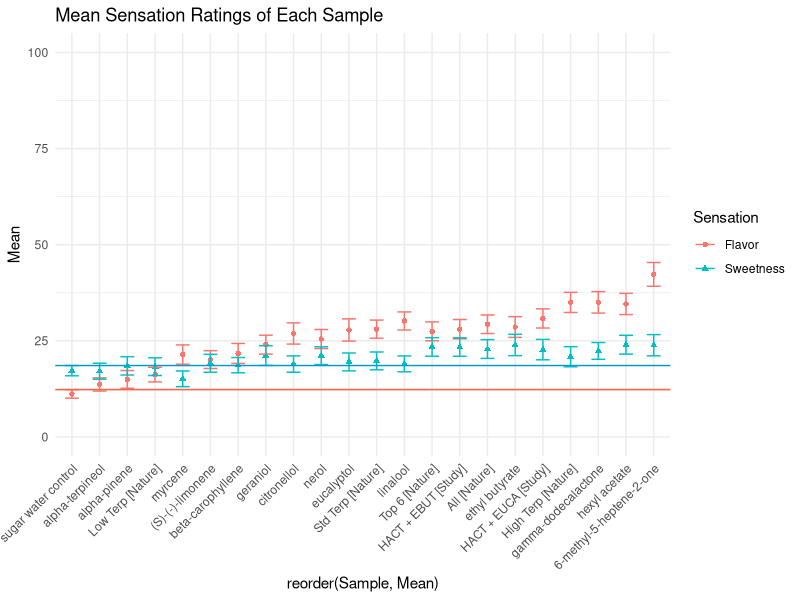
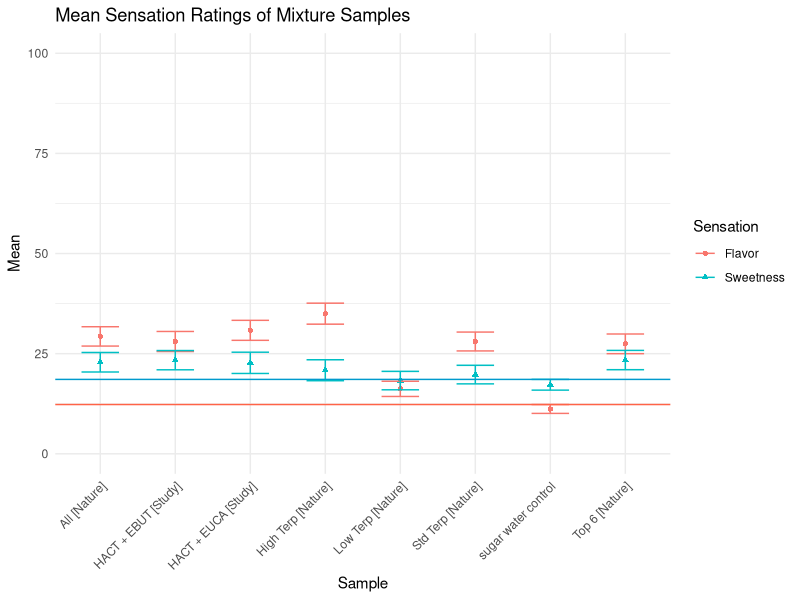
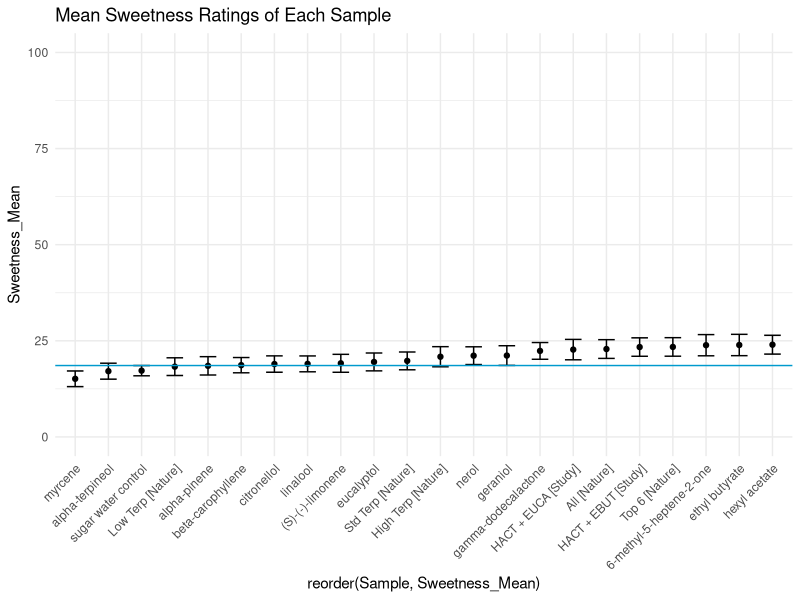
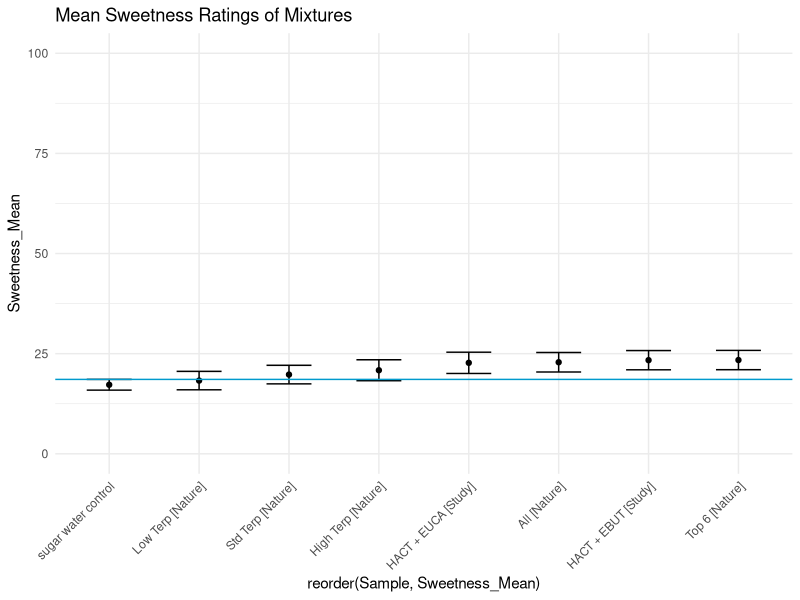
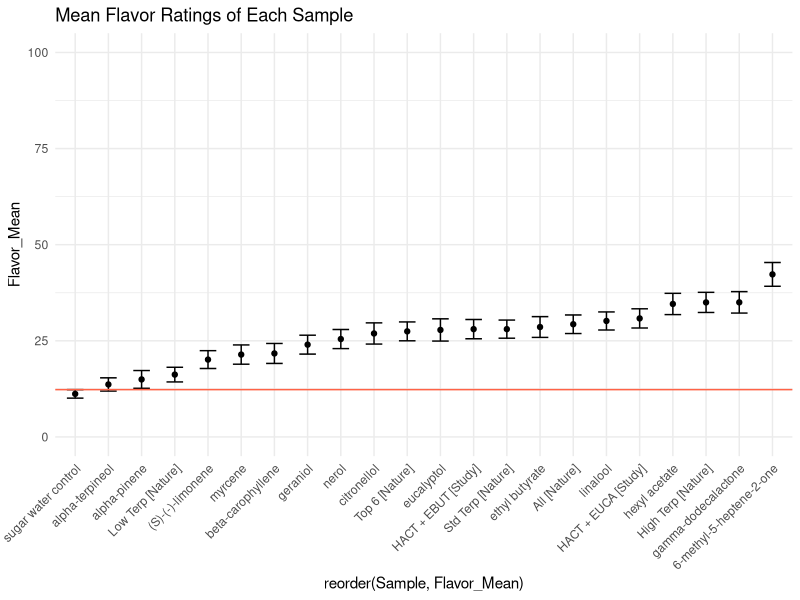
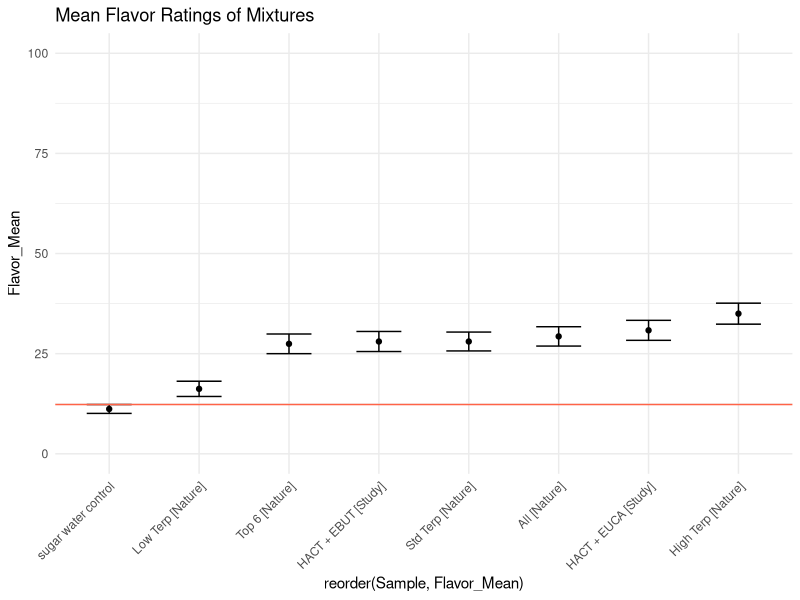
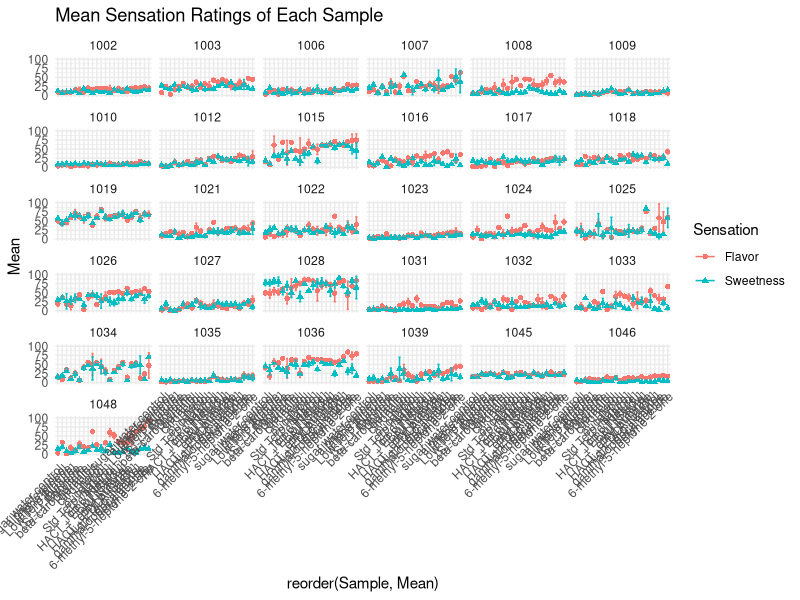
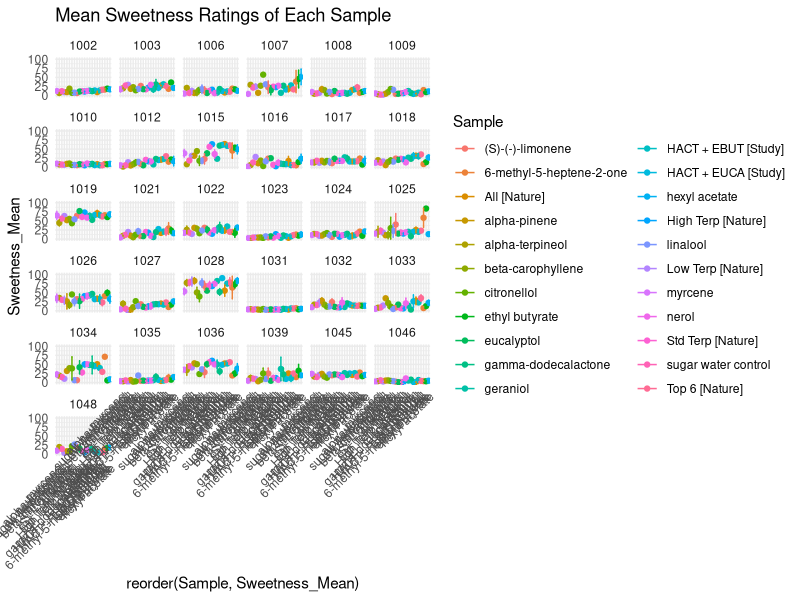

Generate these figures, in order, with R: (Note: this script raises an error after producing the figures.)
## ---- chunk 1
knitr::opts_chunk$set(echo = TRUE)
## ---- chunk 2

library(tidyverse)
library(readxl)
library(ggplot2)
library(lubridate)

## ---- chunk 3

## Read in and combine data

## Training data on remembered sensations
Training.df<- read_excel("data/SEV_v2_-_Training_-_Raw_Data.xlsx", sheet = 4, skip = 3) %>%
  rename(Rating = `Please mark the perceived intensity of {{sample_name}} exactly as you recorded it on your paper sheet.`) %>%
  mutate(Session = 1) %>%
  bind_rows(read_excel("data/SEV_v2_-_Training_refresher_for_sess_2_-_Raw_Data.xlsx", sheet = 4, skip = 3) %>%
              rename(Rating = `Please mark the perceived intensity of {{sample_name}} on the scale below.(You may also mark them on your paper scale if you would like but it is not required.)`) %>%
              mutate(Session = 2)) %>%
    bind_rows(read_excel("data/SEV_v2_-_Refresher_for_session_3_-_Raw_Data.xlsx", sheet = 4, skip = 3) %>%
              rename(Rating = `Please mark the perceived intensity of {{sample_name}} on the scale below.(You may also mark them on your paper scale if you would like but it is not required.)`) %>%
              mutate(Session = 3)) %>%
  rename(SampleName = `Sample Name`) %>%
  transmute(SubjectCode = `Participant Code`,
            SampleName,
            Rating,
            Session) %>%
  separate(SampleName, into = c("SampleCode", "Sample"), sep = ". ", extra = "merge") %>%
  mutate(RatingType = "Training") %>%
  filter(!(SubjectCode %in% c(1080, 1130)))


## Test sample data

## Due to the way the tests were set up in RedJade, the subject code in sessions 2 and 3 do not reflect the true numbers.
## Session data is read in separately so that subject codes can be corrected in session 2 and 3 data before data is combined.

## Read Session 1 data into temporary df
temp1 <- read_excel("data/SEV_v2_-_Session_1_-_Raw_Data.xlsx", sheet = 3, skip = 3) %>%
 transmute(SubjectCode = `Participant Code`, 
           SampleName = `Sample Name`,
           Rep = `Repetition`,
           SweetRating = `Please take a sip of sample {{sample_code}} and rate the intensity of sweetness only.Sweetness:  the pleasant taste sensation typically produced by sugars (such as sucrose or glucose)`,
           FlavRating = `Please take a sip of sample {{sample_code}} and rate the intensity of flavor only.Flavor: the combined effect of taste sensations, aromas, and chemical feeling factors (e.g. burn of a chili, cooling of menthol) in the mouth.`,
           ServeOrder = `Position`,
           StartTime = `Start Time (UTC)`,
           EndTime = `End Time (UTC)`) %>%
  mutate(Session = 1) %>%
  filter(!(SubjectCode %in% c(1080, 1130))) #1080 is Emily's session 1, 1130 was checking the test worked
  
## Read in Session 2 data into temporary df, correct subject codes
temp2 <- read_excel("data/SEV_v2_-_Session_2_-_Raw_Data.xlsx", sheet = 4, skip = 3) %>%
  pivot_wider(names_from = `Participant Code`, names_prefix = "Sub", values_from = `Participant Code`) %>%
  transmute(`SubjectCode` = case_when(Sub1011 == 1011 ~ 1002,
                                  Sub1008 == 1008 ~ 1003, 
                                  Sub1021 == 1021 ~ 1006, 
                                  Sub1037 == 1037 ~ 1007, 
                                  Sub1007 == 1007 ~ 1008, 
                                  Sub1012 == 1012 ~ 1009, 
                                  Sub1015 == 1015 ~ 1010, 
                                  Sub1022 == 1022 ~ 1012, 
                                  Sub1016 == 1016 ~ 1015, 
                                  Sub1014 == 1014 ~ 1016, 
                                  Sub1027 == 1027 ~ 1017, 
                                  Sub1029 == 1029 ~ 1018, 
                                  Sub1009 == 1009 ~ 1019, 
                                  Sub1030 == 1030 ~ 1021, 
                                  Sub1017 == 1017 ~ 1022, 
                                  Sub1020 == 1020 ~ 1023, 
                                  Sub1031 == 1031 ~ 1024, 
                                  Sub1005 == 1005 ~ 1025, 
                                  Sub1013 == 1013 ~ 1026, 
                                  Sub1035 == 1035 ~ 1027, 
                                  Sub1019 == 1019 ~ 1028, 
                                  Sub1010 == 1010 ~ 1031, 
                                  Sub1003 == 1003 ~ 1032, 
                                  Sub1004 == 1004 ~ 1033, 
                                  Sub1028 == 1028 ~ 1034, 
                                  Sub1025 == 1025 ~ 1035, 
                                  Sub1018 == 1018 ~ 1036, 
                                  Sub1033 == 1033 ~ 1037, 
                                  Sub1023 == 1023 ~ 1039, 
                                  Sub1032 == 1032 ~ 1040, 
                                  Sub1038 == 1038 ~ 1045, 
                                  Sub1034 == 1034 ~ 1046, 
                                  Sub1006 == 1006 ~ 1048, 
                                  TRUE ~ 0000),
            SampleName = `Sample Name`,
            Rep = `Repetition`,
            SweetRating = `Please take a sip of sample {{sample_code}} and rate the intensity of sweetness only.Sweetness:  the pleasant taste sensation typically produced by sugars (such as sucrose or glucose)`,
            FlavRating = `Please take a sip of sample {{sample_code}} and rate the intensity of flavor only.Flavor: the combined effect of taste sensations, aromas, and chemical feeling factors (e.g. burn of a chili, cooling of menthol) in the mouth.`,
            ServeOrder = `Position`,
            StartTime = `Start Time (UTC)`,
            EndTime = `End Time (UTC)`) %>%
  mutate(Session = 2)

##### PARTICPANT CODES FOR SESSION 3 ARE NOT ACCURATE, WILL UPDATE ONCE EVERYONE HAS ATTENDED
## Read in Session 3 data into temporary df, correct subject codes
temp3 <- read_excel("data/SEV_v2_-_Session_3_-_Raw_Data.xlsx", sheet = 5, skip = 3) %>%
  pivot_wider(names_from = `Participant Code`, names_prefix = "Sub", values_from = `Participant Code`) %>%
  transmute(`SubjectCode` = case_when(Sub1021 == 1021 ~ 1002,
                                  Sub1010 == 1010 ~ 1003, 
                                  Sub1015 == 1015 ~ 1006, 
                                  Sub1008 == 1008 ~ 1007, 
                                  Sub1007 == 1007 ~ 1008, 
                                  Sub1027 == 1027~ 1009, 
                                  Sub1006 == 1006 ~ 1010, 
                                  Sub1030 == 1030 ~ 1012, 
                                  Sub1014 == 1014 ~ 1015, 
                                  Sub1018 == 1018 ~ 1016, 
                                  Sub1017 == 1017 ~ 1017, 
                                  Sub1016 == 1016 ~ 1018, 
                                  Sub1012 == 1012~ 1019, 
                                  Sub1022 == 1022 ~ 1021, 
                                  Sub1026 == 1026 ~ 1022, 
                                  Sub1009 == 1009 ~ 1023, 
                                  Sub1029 == 1029 ~ 1024, 
                                  Sub1028 == 1028 ~ 1025, 
                                  Sub1025 == 1025 ~ 1026, 
                                  Sub1032 == 1032 ~ 1027, 
                                  Sub1002 == 1002 ~ 1028, 
                                  Sub1011 == 1011 ~ 1031, 
                                  Sub1003 == 1003 ~ 1032, 
                                  Sub1004 == 1004 ~ 1033, 
                                  Sub1013 == 1013 ~ 1034, 
                                  Sub1023 == 1023 ~ 1035, 
                                  Sub1019 == 1019 ~ 1036, 
                                  Sub1020 == 1020 ~ 1039, 
                                  Sub1024 == 1024 ~ 1045, 
                                  Sub1031 == 1031 ~ 1046, 
                                  Sub1005 == 1005 ~ 1048, 
                                  TRUE ~ 0000),
            SampleName = `Sample Name`,
            Rep = `Repetition`,
            SweetRating = `Please take a sip of sample {{sample_code}} and rate the intensity of sweetness only.Sweetness:  the pleasant taste sensation typically produced by sugars (such as sucrose or glucose)`,
            FlavRating = `Please take a sip of sample {{sample_code}} and rate the intensity of flavor only.Flavor: the combined effect of taste sensations, aromas, and chemical feeling factors (e.g. burn of a chili, cooling of menthol) in the mouth.`,
            ServeOrder = `Position`,
            StartTime = `Start Time (UTC)`,
            EndTime = `End Time (UTC)`) %>%
  mutate(Session = 3)




## Combine temp dfs from each session
df.all <- bind_rows(temp1, temp2) %>%
  bind_rows(temp3) %>%
  separate(SampleName, into = c("SampleCode", "Sample"), sep = ". ", extra = "merge")

## Remove temp dfs
remove(temp1)
remove(temp2)
remove(temp3)

## Create df with only subjects who attended all 3 sessions
df <- df.all %>%
    filter(!(SubjectCode %in% c(1001, 1004, 1005, 1011, 1013, 1014, 1020, 1029, 1030, 1038, 1047, #completed only session 1
                                1040, #completed only sessions 1 and 2
                                1037  #completed only sessions 1 and 2
                                )))

## ---- chunk 4

## Plot of flavor and sweetness rating means and SE for each sample
df %>%
  group_by(Sample) %>%
  summarise(Flavor_Mean = mean(FlavRating),
            Sweetness_Mean = mean(SweetRating),
            Flavor_SE = sd(FlavRating)/sqrt(n()),
            Sweetness_SE = sd(SweetRating)/sqrt(n())) %>%
  pivot_longer(cols = -Sample,
               names_to = c("Sensation", ".value"),
               names_pattern = "(.*)_(.*)") %>%
 
  ggplot(aes(reorder(Sample, Mean), Mean, color = Sensation, shape = Sensation)) +
    geom_point() +
    geom_errorbar(aes(ymin = Mean - SE, ymax = Mean + SE), width = 0.5) +
    geom_hline(yintercept = 12.295731, color = "tomato1") +
    geom_hline(yintercept =  18.571098, color = "deepskyblue3") +
    ylim(0,100) +
    theme_minimal() +
    theme(axis.text.x = element_text(angle = 45, hjust = 1))+
    ggtitle("Mean Sensation Ratings of Each Sample")

ggsave("plots/SEV2/SEV2_MeanSE_FlavSweet_bySample.png", height = 5, width = 9)


## Sweetness and flavor rating means and SE for mixture samples only
df %>%
  filter(SampleCode %in% c("MIX1", "MIX2", "MIX3", "MIX4", "MIX5", "MIX6", "MIX7", "SW")) %>%
  group_by(Sample) %>%
  summarise(Flavor_Mean = mean(FlavRating),
            Sweetness_Mean = mean(SweetRating),
            Flavor_SE = sd(FlavRating)/sqrt(n()),
            Sweetness_SE = sd(SweetRating)/sqrt(n())) %>%
  pivot_longer(cols = -Sample,
               names_to = c("Sensation", ".value"),
               names_pattern = "(.*)_(.*)") %>%
  
  ggplot(aes(Sample, Mean, color = Sensation, shape = Sensation)) +
    geom_point() +
    geom_errorbar(aes(ymin = Mean - SE, ymax = Mean + SE), width = 0.5) +
    geom_hline(yintercept = 12.295731, color = "tomato1") +
    geom_hline(yintercept =  18.571098, color = "deepskyblue3") +
    ylim(0,100) +
    theme_minimal() +
    theme(axis.text.x = element_text(angle = 45, hjust = 1)) +
    ggtitle("Mean Sensation Ratings of Mixture Samples")

ggsave("plots/SEV2/SEV2_MeanSE_FlavSweet_MixtureSamplesOnly.png", height = 5, width = 9)

## ---- chunk 5

## Plot of sweetness means and SE for each sample
df %>%
  group_by(Sample) %>%
  summarise(Sweetness_Mean = mean(SweetRating),
            Sweetness_SE = sd(SweetRating)/sqrt(n())) %>%
 
  ggplot(aes(reorder(Sample, Sweetness_Mean), Sweetness_Mean)) +
    geom_point() +
    geom_errorbar(aes(ymin = Sweetness_Mean - Sweetness_SE, ymax = Sweetness_Mean + Sweetness_SE), width = 0.5) +
    geom_hline(yintercept =  18.571098, color = "deepskyblue3") +
    ylim(0,100) +
    theme_minimal() +
    theme(axis.text.x = element_text(angle = 45, hjust = 1)) +
    ggtitle("Mean Sweetness Ratings of Each Sample")

ggsave("plots/SEV2/SEV2_MeanSE_Sweetness_bySample.png", height = 5, width = 9)

## Plot sweetness ratings for mixture samples only
df %>%
  filter(SampleCode %in% c("MIX1", "MIX2", "MIX3", "MIX4", "MIX5", "MIX6", "MIX7", "SW")) %>%
  group_by(Sample) %>%
  summarise(Sweetness_Mean = mean(SweetRating),
            Sweetness_SE = sd(SweetRating)/sqrt(n())) %>%
  
  ggplot(aes(reorder(Sample, Sweetness_Mean), Sweetness_Mean)) +
    geom_point() +
    geom_errorbar(aes(ymin = Sweetness_Mean - Sweetness_SE, ymax = Sweetness_Mean + Sweetness_SE), width = 0.5) +
    geom_hline(yintercept =  18.571098, color = "deepskyblue3") +
    ylim(0,100) +
    theme_minimal() +
    theme(axis.text.x = element_text(angle = 45, hjust = 1)) +
    ggtitle("Mean Sweetness Ratings of Mixtures")

ggsave("plots/SEV2/SEV2_MeanSE_Sweetness_MixturesOnly.png", height = 5, width = 9)

## ---- chunk 6

## Plot of flavor means and SE for each sample
df %>%
  group_by(Sample) %>%
  summarise(Flavor_Mean = mean(FlavRating),
            Flavor_SE = sd(FlavRating)/sqrt(n())) %>%
 
  ggplot(aes(reorder(Sample, Flavor_Mean), Flavor_Mean)) +
    geom_point() +
    geom_errorbar(aes(ymin = Flavor_Mean - Flavor_SE, ymax = Flavor_Mean + Flavor_SE), width = 0.5) +
    geom_hline(yintercept =  12.295731, color = "tomato1") +
    ylim(0,100) +
    theme_minimal() +
    theme(axis.text.x = element_text(angle = 45, hjust = 1)) +
    ggtitle("Mean Flavor Ratings of Each Sample")

ggsave("plots/SEV2/SEV2_MeanSE_Flavor_bySample.png", height = 5, width = 9)

## Plot flavor ratings for mixture samples only
df %>%
  filter(SampleCode %in% c("MIX1", "MIX2", "MIX3", "MIX4", "MIX5", "MIX6", "MIX7", "SW")) %>%
  group_by(Sample) %>%
  summarise(Flavor_Mean = mean(FlavRating),
            Flavor_SE = sd(FlavRating)/sqrt(n())) %>%
  
  ggplot(aes(reorder(Sample, Flavor_Mean), Flavor_Mean)) +
    geom_point() +
    geom_errorbar(aes(ymin = Flavor_Mean - Flavor_SE, ymax = Flavor_Mean + Flavor_SE), width = 0.5) +
    geom_hline(yintercept =  12.295731, color = "tomato1") +
    ylim(0,100) +
    theme_minimal() +
    theme(axis.text.x = element_text(angle = 45, hjust = 1)) +
    ggtitle("Mean Flavor Ratings of Mixtures")

ggsave("plots/SEV2/SEV2_MeanSE_Flavor_MixturesOnly.png", height = 5, width = 9)

## ---- chunk 7
## Flavor and sweetness rating means for each sample, facet by Subject
df %>%
  group_by(SubjectCode, Sample) %>%
  summarise(Flavor_Mean = mean(FlavRating),
            Sweetness_Mean = mean(SweetRating),
            Flavor_SE = sd(FlavRating)/sqrt(n()),
            Sweetness_SE = sd(SweetRating)/sqrt(n())) %>%
  pivot_longer(cols = -c(SubjectCode, Sample),
               names_to = c("Sensation", ".value"),
               names_pattern = "(.*)_(.*)") %>%

  ggplot(aes(reorder(Sample, Mean), Mean, color = Sensation, shape = Sensation)) +
    geom_point() +
    geom_errorbar(aes(ymin = Mean - SE, ymax = Mean + SE), width = 0.5) +
    #geom_hline(yintercept = 13.802039, color = "tomato1") +
    #geom_hline(yintercept =  20.98265, color = "deepskyblue3") +
    ylim(0,100) +
    theme_minimal() +
    theme(axis.text.x = element_text(angle = 45, hjust = 1)) +
    facet_wrap(~SubjectCode) +
    ggtitle("Mean Sensation Ratings of Each Sample")

ggsave("plots/SEV2/SEV2_MeanSE_FlavSweet_SubjectFacet.png", height = 5, width = 9)


## Plot sweetness means and SE facet by Subject
df %>%
  group_by(SubjectCode, Sample) %>%
  summarise(Sweetness_Mean = mean(SweetRating),
           Sweetness_SE = sd(SweetRating)/sqrt(n())) %>%

  ggplot(aes(reorder(Sample, Sweetness_Mean), Sweetness_Mean, color = Sample)) +
    geom_point() +
    geom_errorbar(aes(ymin = Sweetness_Mean - Sweetness_SE, ymax = Sweetness_Mean + Sweetness_SE), width = 0.5) +
    ylim(0,100) +
    theme_minimal() +
    theme(axis.text.x = element_text(angle = 45, hjust = 1)) +
    facet_wrap(~SubjectCode) +
    ggtitle("Mean Sweetness Ratings of Each Sample")

ggsave("plots/SEV2/SEV2_MeanSE_Sweetness_SubjectFacet.png", height = 5, width = 9)


## Plot flavor means and SE facet by Subject
df %>%
  group_by(SubjectCode, Sample) %>%
  summarise(Flavor_Mean = mean(FlavRating),
            Flavor_SE = sd(FlavRating)/sqrt(n())) %>%
  
  ggplot(aes(reorder(Sample, Flavor_Mean), Flavor_Mean, color = Sample)) +
    geom_point() +
    geom_errorbar(aes(ymin = Flavor_Mean - Flavor_SE, ymax = Flavor_Mean + Flavor_SE), width = 0.5) +
    ylim(0,100) +
    theme_minimal() +
    theme(axis.text.x = element_text(angle = 45, hjust = 1)) +
    facet_wrap(~SubjectCode) +
    ggtitle("Mean Flavor Ratings of Each Sample")

ggsave("plots/SEV2/SEV2_MeanSE_Flavor_SubjectFacet.png", height = 5, width = 9)


## Plot sugar water controls by subject
df %>%
  filter(SampleCode == "SW") %>% 
  group_by(SubjectCode) %>%
  summarise(Flavor_Rating = FlavRating,
            Sweetness_Rating = SweetRating) %>%
  pivot_longer(cols = -SubjectCode,
               names_to = c("Sensation", ".value"),
               names_pattern = "(.*)_(.*)") %>%
  drop_na() %>%
  
  ggplot(aes(Sensation, Rating, color = Sensation, shape = Sensation)) +
    geom_point() +
    ylim(0,100) +
    theme_minimal() +
    facet_wrap(~SubjectCode) +
    theme(axis.text.x = element_blank()) +
    ggtitle("Sugar Water Control Ratings")

ggsave("plots/SEV2/SEV2_MeanSE_FlavSweet_CtrlsOnly_SubjectFacet.png", height = 5, width = 9)

## Plot training sweetness data with test data
df2 <- df %>%
  transmute(SubjectCode,
            Session,
            Sample,
            SampleCode,
            SweetRating #,
            #FlavRating
            ) %>%
  pivot_longer(SweetRating, names_to = "RatingType", values_to = "Rating") %>%
  bind_rows(Training.df) %>%
  
  #filtering out participants that did not do all 3 sessions
    filter(!(SubjectCode %in% c(1001, 1004, 1005, 1011, 1013, 1014, 1020, 1029, 1030, 1038, 1047, # only did session 1
                                1040, 1037 #only did sessions 1 and 2
                                )))
  
df2 %>%
  filter(!(SampleCode %in% c("A", "B", "C", "D", "E", "F", "G", "H", "I", "K", "L", "M", "O", "P","Q", "R", "T", "U", "V", "W", "X", "Y"))) %>%
  #filter(RatingType != "FlavRating") %>%
  group_by(SubjectCode, Sample) %>%
  summarise(Rating_Mean = mean(Rating),
            Rating_SE = sd(Rating)/sqrt(n()),
            RatingType) %>%
  
  ggplot(aes(reorder(Sample, Rating_Mean), Rating_Mean, color = Sample, shape = RatingType)) +
    geom_point() +
    geom_errorbar(aes(ymin = Rating_Mean - Rating_SE, ymax = Rating_Mean + Rating_SE), width = 0.5) +
    ylim(0,100) +
    theme_minimal() +
    theme(axis.text.x = element_text(angle = 45, hjust = 1)) +
    facet_wrap(~SubjectCode) +
    ggtitle("Mean Sweet Ratings of Each Sample + Sweet Training Sensations")


## Make data frame that shows if subjects rated samples above their "Strongest sweetness experienced"

 
SSE.df <- df2 %>%
  select(-Session) %>%
  subset(SampleCode == "N") %>%
  group_by(SubjectCode) %>%
  mutate(StrongestSweet = mean(Rating))

passfail <- left_join(SSE.df, df2, by = "SubjectCode") %>%
    transmute(SubjectCode,
              Session,
              Sample = `Sample.y`,
              SampleCode = `SampleCode.y`,
              Rating = `Rating.y`,
              StrongestSweet) %>%
    filter(!(SampleCode %in% c("A", "B", "C", "D", "E", "F", "G", "H", "I", "K", "L", "M", "O", "P","Q", "R", "T", "U", "V", "W", "X", "Y"))) %>%
    mutate(PassFail = case_when(StrongestSweet < Rating ~ "Fail", TRUE ~ "Pass")) 

## Make data table showing total number of times each subject rated a sample as being sweeter than their strongest sweetness experienced
passfail.total <- passfail %>%
  group_by(SubjectCode, PassFail) %>%
  count() %>%
  pivot_wider(names_from = PassFail, values_from = n) %>%
  summarise(FailRatio = Fail/Pass,
            PercentPass = (1-FailRatio)*100)





## ---- chunk 8

## Calculate Sweetness TRTs
trtS <- df %>%
  filter(SampleCode != "SW") %>% #if SW is included, R makes Rep1 and Rep2 columns into lists of vectors rather than vectors because we have SW 1 and 2 that are in both sessions...I plan to find a workaround later
  select(SubjectCode, SampleCode, Rep, SweetRating) %>%
  pivot_wider(names_from = Rep, names_prefix = "Rep", values_from = SweetRating) %>%
  group_by(SubjectCode) %>%
  summarise(sweetTRT = cor(as.numeric(Rep1), as.numeric(Rep2)))

## Calculate Flavor TRTs
trtF <- df %>%
  filter(SampleCode != "SW") %>% 
  select(SubjectCode, SampleCode, Rep, FlavRating) %>%
  pivot_wider(names_from = Rep, names_prefix = "Rep", values_from = FlavRating) %>%
  group_by(SubjectCode) %>%
  summarise(flavorTRT = cor(as.numeric(Rep1), as.numeric(Rep2)))

## Combine TRT dataframes
allTRTs <- left_join(trtS, trtF)

## Plot sweetness TRTs
df %>%
  filter(SampleCode != "SW") %>% #if SW is included, R makes Rep1 and Rep2 columns into lists of vectors rather than vectors because we have SW 1 and 2 that are in both sessions...I plan to find a workaround later
  select(SubjectCode, SampleCode, Rep, SweetRating) %>%
  pivot_wider(names_from = Rep, names_prefix = "Rep", values_from = SweetRating) %>%
  group_by(SubjectCode) %>%
  ggplot( aes(as.numeric(Rep1), as.numeric(Rep2), color = SampleCode)) +
  geom_point() +
  facet_wrap(~as.factor(SubjectCode))

ggsave("plots/SEV2/SEV2_SweetnessTRTs.png", height = 5, width = 9)

## Plot flavor TRTs
df %>%
  filter(SampleCode != "SW") %>% #if SW is included, R makes Rep1 and Rep2 columns into lists of vectors rather than vectors because we have SW 1 and 2 that are in both sessions...I plan to find a workaround later
  select(SubjectCode, SampleCode, Rep, FlavRating) %>%
  pivot_wider(names_from = Rep, names_prefix = "Rep", values_from = FlavRating) %>%
  group_by(SubjectCode) %>%
  ggplot( aes(as.numeric(Rep1), as.numeric(Rep2), color = SampleCode))+
  geom_point()+
  facet_wrap(~as.factor(SubjectCode))

ggsave("plots/SEV2/SEV2_FlavorTRTs.png", height = 5, width = 9)
## ---- chunk 9
## Normalize subject data by dividing their sweetness ratings by the mean of their sugar water control per session

ctrl.means <- df %>%
  subset(SampleCode == "SW") %>%
  group_by(SubjectCode, Session) %>%
  mutate(sess.mean)
  
  SSE.df <- df2 %>%
  select(-Session) %>%
  subset(SampleCode == "N") %>%
  group_by(SubjectCode) %>%
  mutate(StrongestSweet = mean(Rating))
 
  
